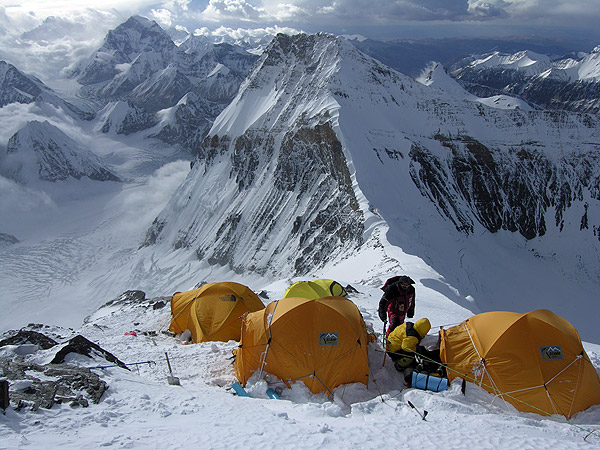
%> input picture Everest_expedition.jpg, 600 x 450 px
$ octave hw3_question1.m   (GNU Octave 9; MATLAB toolbox functions it lacks are replaced by stand-ins)
%> lines starting %> are read from the running program, lines starting %| are printed output that depends on the picture; in (x1, y1, x2, y2) boxes, pixels count from 0 and x2, y2 are one past the last pixel; in counts of white or black regions, pixels touching at a corner belong together; the program's own positions count from 1
%HW_1 PART 1

%Take the everest expedition image and convert it to grayscale and then
%A double to work on it
img = imread('Everest_expedition.jpg');
%> img is the input picture: size 450x600x3 uint8; mean R, G, B 117.2, 123.6, 135.1
img = rgb2gray(img);
%> img: size 450x600 uint8
img = double(img);
%> img: size 450x600 double

% Take the current plane, divide it by the plane it is, take the floor of
% that and then mod it by 2.
plane_1 = mod(floor(img/(2^0)),2);
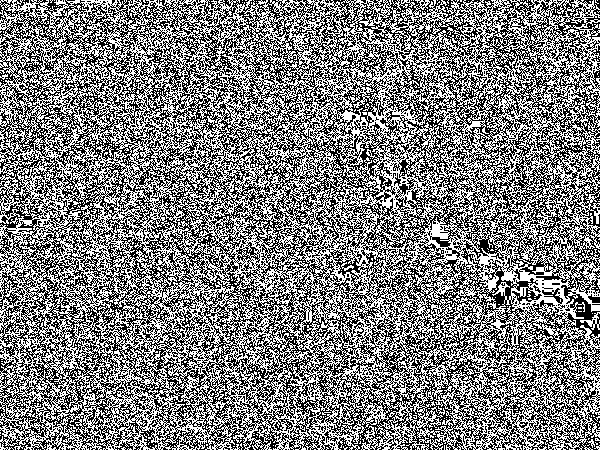
%> plane_1: size 450x600 double; values 0 (black) and 1 (white), 49.9% white in thin lines or dots
plane_2 = mod(floor(img/(2^1)),2);
%> plane_2: size 450x600 double; values 0 (black) and 1 (white), 50.1% white; black in thin lines or dots
plane_3 = mod(floor(img/(2^2)),2);
%> plane_3: size 450x600 double; values 0 (black) and 1 (white), 49.8% white in thin lines or dots
plane_4 = mod(floor(img/(2^3)),2);
%> plane_4: size 450x600 double; values 0 (black) and 1 (white), 50.8% white; black in thin lines or dots
plane_5 = mod(floor(img/(2^4)),2);
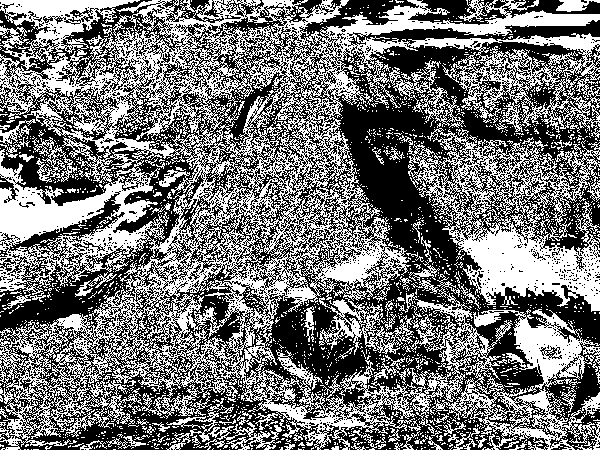
%> plane_5: size 450x600 double; values 0 (black) and 1 (white), 46.2% white; 2190 white regions (2083 under 20 px), largest, box (x1, y1, x2, y2) and area: (0, 0, 600, 450) 84656, (408, 128, 600, 312) 14287, (398, 265, 600, 450) 10354
plane_6 = mod(floor(img/(2^5)),2);
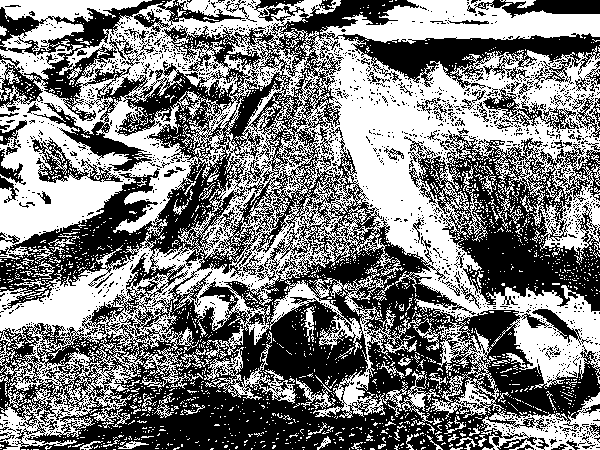
%> plane_6: size 450x600 double; values 0 (black) and 1 (white), 49.3% white; 2285 white regions (2184 under 20 px), largest, box (x1, y1, x2, y2) and area: (0, 0, 600, 450) 120304, (204, 326, 297, 404) 1698, (296, 375, 336, 409) 322
plane_7 = mod(floor(img/(2^6)),2);
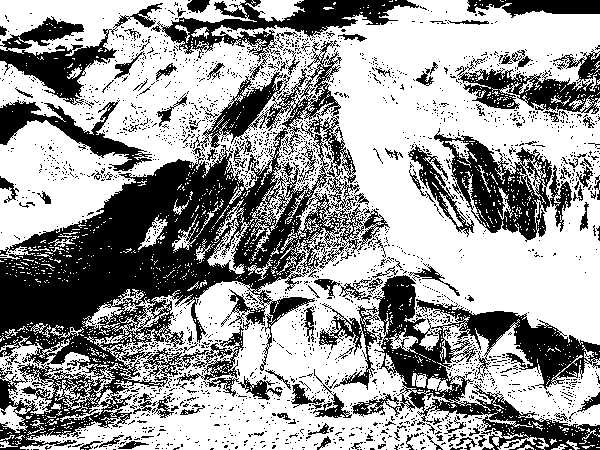
%> plane_7: size 450x600 double; values 0 (black) and 1 (white), 61.4% white; 2367 black regions (2241 under 20 px), largest, box (x1, y1, x2, y2) and area: (0, 40, 390, 450) 49052, (319, 275, 600, 450) 15053, (434, 128, 572, 242) 6003
plane_8 = mod(floor(img/(2^7)),2);
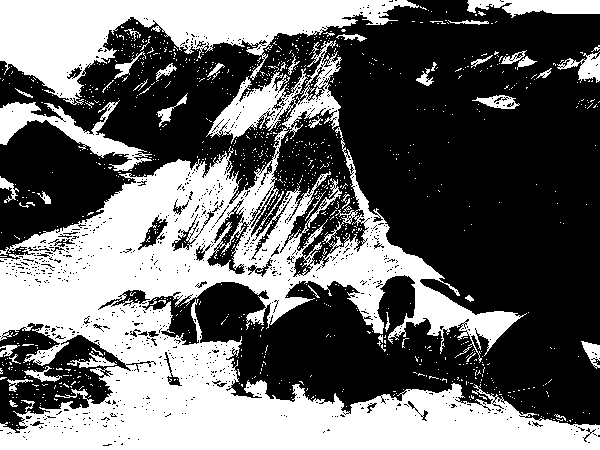
%> plane_8: size 450x600 double; values 0 (black) and 1 (white), 41.3% white; 1072 white regions (1023 under 20 px), largest, box (x1, y1, x2, y2) and area: (0, 40, 600, 450) 82259, (0, 0, 419, 105) 18207, (0, 100, 152, 171) 2980

%Raise each plane to it's respective bit location

bit_0 = plane_1 * 2^0;
bit_1 = plane_2 * 2^1;
%> bit_1: size 450x600 double; values 0 (black) and 2 (white), 50.1% white; black in thin lines or dots
bit_2 = plane_3 * 2^2;
%> bit_2: size 450x600 double; values 0 (black) and 4 (white), 49.8% white in thin lines or dots
bit_3 = plane_4 * 2^3;
%> bit_3: size 450x600 double; values 0 (black) and 8 (white), 50.8% white; black in thin lines or dots
bit_4 = plane_5 * 2^4;
bit_5 = plane_6 * 2^5;
bit_6 = plane_7 * 2^6;
b = plane_8 * 2^7;

% set all 4 high bitplanse as zero
upper_plane = zeros(size(img));
upper_plane = imadd(upper_plane, bit_0);
upper_plane = imadd(upper_plane, bit_1);
upper_plane = imadd(upper_plane, bit_2);
upper_plane = imadd(upper_plane, bit_3);
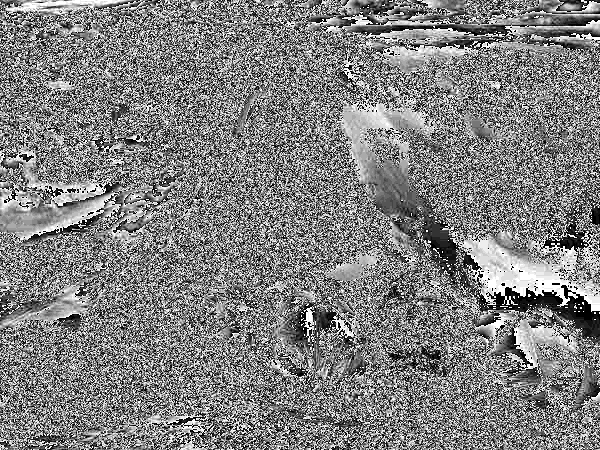
%> upper_plane: size 450x600 double; min 0, max 15, mean 7.56; drawn with min black and max white
upper_plane = uint8(upper_plane);
%> upper_plane: size 450x600 uint8

% set all 4 low bitplanse as zero
lower_plane = zeros(size(img));
lower_plane = imadd(lower_plane, bit_4);
lower_plane = imadd(lower_plane, bit_5);
lower_plane = imadd(lower_plane, bit_6);
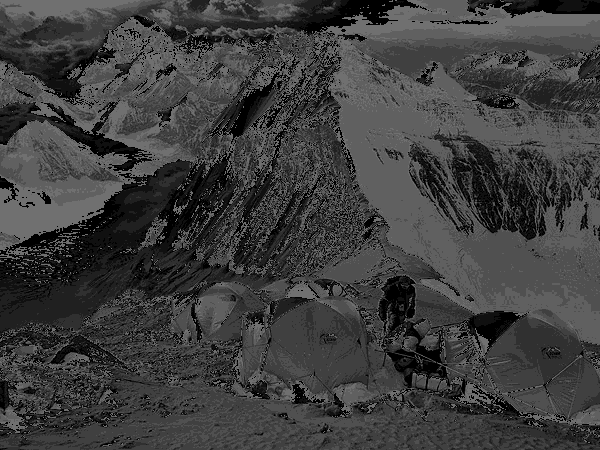
%> lower_plane: size 450x600 double; min 0, max 112, mean 62.5
%> (the run ends here)

$ run again, with Atlas-Mercury.png saved as Everest_expedition.jpg
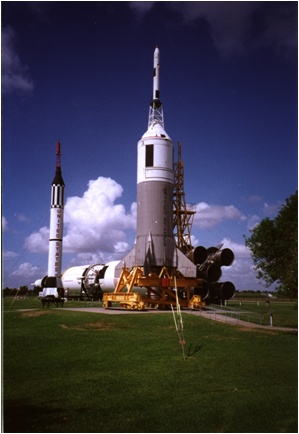
%> input picture Atlas-Mercury.png, 299 x 434 px
%> img is the input picture: size 434x299x3 uint8; mean R, G, B 61.6, 59.7, 75.5
%> `plane_1 = mod(floor(img/(2^0)),2);`:
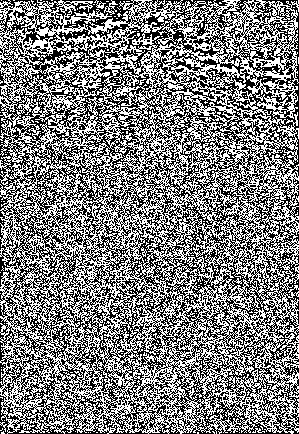
%> plane_1: size 434x299 double; values 0 (black) and 1 (white), 49.8% white in thin lines or dots
%> plane_2: size 434x299 double; values 0 (black) and 1 (white), 50.7% white; black in thin lines or dots
%> plane_3: size 434x299 double; values 0 (black) and 1 (white), 50.5% white; 541 black regions (525 under 20 px), largest, box (x1, y1, x2, y2) and area: (1, 1, 298, 433) 58986, (234, 1, 298, 82) 2046, (46, 1, 112, 25) 1055
%> plane_4: size 434x299 double; values 0 (black) and 1 (white), 51.9% white; 889 black regions (856 under 20 px), largest, box (x1, y1, x2, y2) and area: (1, 1, 298, 433) 55469, (170, 1, 259, 59) 2055, (129, 1, 182, 40) 802
%> plane_5: size 434x299 double; values 0 (black) and 1 (white), 52.5% white; 723 black regions (691 under 20 px), largest, box (x1, y1, x2, y2) and area: (1, 1, 298, 422) 54724, (170, 1, 259, 59) 2288, (1, 399, 66, 433) 1410
%> plane_6: size 434x299 double; values 0 (black) and 1 (white), 53.9% white; 555 black regions (522 under 20 px), largest, box (x1, y1, x2, y2) and area: (1, 67, 298, 320) 26756, (1, 1, 297, 100) 18515, (1, 321, 298, 433) 10673
%> plane_7: size 434x299 double; values 0 (black) and 1 (white), 22.1% white; 291 white regions (258 under 20 px), largest, box (x1, y1, x2, y2) and area: (0, 0, 299, 434) 25917, (51, 307, 119, 317) 217, (79, 243, 114, 253) 212
%> plane_8: size 434x299 double; values 0 (black) and 1 (white), 11.4% white; 114 white regions (98 under 20 px), largest, box (x1, y1, x2, y2) and area: (61, 108, 170, 293) 8555, (0, 0, 299, 434) 1476, (186, 202, 252, 258) 1396
%> bit_1: size 434x299 double; values 0 (black) and 2 (white), 50.7% white; black in thin lines or dots
%> `lower_plane = imadd(lower_plane, bit_6);`:
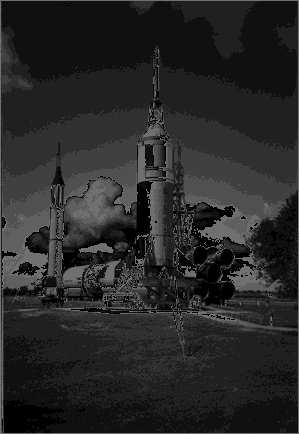
%> lower_plane: size 434x299 double; min 0, max 112, mean 39.8
